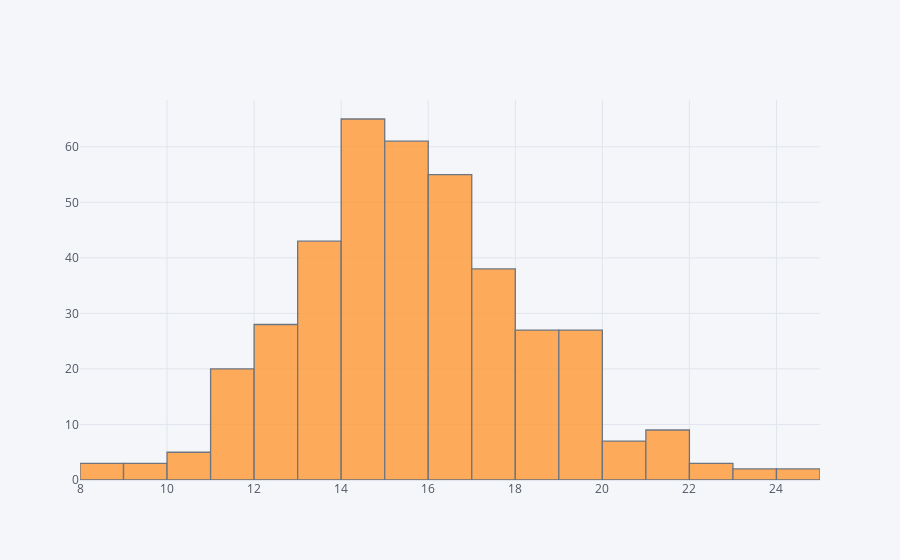

Notebook code for this chart:
### Code cell
df["acceleration"].iplot(kind="hist")

### Figure 1 — Plotly figure (JSON) as saved in the notebook; plotly's stock layout.template omitted (floating-point values rounded to 4 significant figures; data arrays with more than 128 entries replaced by an {"elided": "..."} marker saying what was removed)
{"data": [{"histfunc": "count", "histnorm": "", "marker": {"color": "rgba(255, 153, 51, 1.0)", "line": {"color": "#4D5663", "width": 1.3}}, "name": "acceleration", "opacity": 0.8, "orientation": "v", "type": "histogram", "x": {"elided": "398 float values"}}], "layout": {"barmode": "overlay", "legend": {"bgcolor": "#F5F6F9", "font": {"color": "#4D5663"}}, "paper_bgcolor": "#F5F6F9", "plot_bgcolor": "#F5F6F9", "title": {"font": {"color": "#4D5663"}}, "xaxis": {"gridcolor": "#E1E5ED", "showgrid": true, "tickfont": {"color": "#4D5663"}, "title": {"font": {"color": "#4D5663"}, "text": ""}, "zerolinecolor": "#E1E5ED"}, "yaxis": {"gridcolor": "#E1E5ED", "showgrid": true, "tickfont": {"color": "#4D5663"}, "title": {"font": {"color": "#4D5663"}, "text": ""}, "zerolinecolor": "#E1E5ED"}}}
